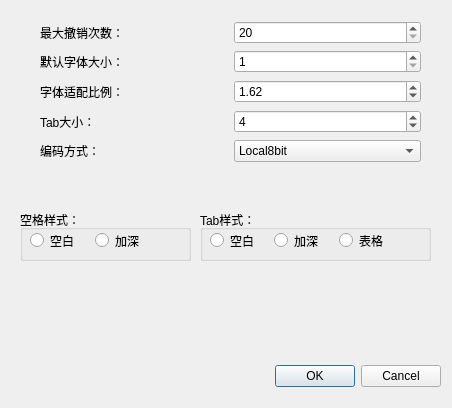
<?xml version="1.0" encoding="UTF-8"?>
<ui version="4.0">
 <class>SettingDlg</class>
 <widget class="QDialog" name="SettingDlg">
  <property name="geometry">
   <rect>
    <x>0</x>
    <y>0</y>
    <width>452</width>
    <height>408</height>
   </rect>
  </property>
  <property name="windowTitle">
   <string>Dialog</string>
  </property>
  <widget class="QDialogButtonBox" name="buttonBox">
   <property name="geometry">
    <rect>
     <x>100</x>
     <y>360</y>
     <width>341</width>
     <height>32</height>
    </rect>
   </property>
   <property name="orientation">
    <enum>Qt::Horizontal</enum>
   </property>
   <property name="standardButtons">
    <set>QDialogButtonBox::Cancel|QDialogButtonBox::Ok</set>
   </property>
  </widget>
  <widget class="QGroupBox" name="groupBox">
   <property name="geometry">
    <rect>
     <x>20</x>
     <y>210</y>
     <width>171</width>
     <height>51</height>
    </rect>
   </property>
   <property name="title">
    <string>空格样式：</string>
   </property>
   <widget class="QWidget" name="layoutWidget">
    <property name="geometry">
     <rect>
      <x>10</x>
      <y>20</y>
      <width>123</width>
      <height>21</height>
     </rect>
    </property>
    <layout class="QHBoxLayout" name="horizontalLayout_6">
     <item>
      <widget class="QRadioButton" name="spaceStyle1Rdo">
       <property name="text">
        <string>空白</string>
       </property>
       <property name="autoExclusive">
        <bool>true</bool>
       </property>
      </widget>
     </item>
     <item>
      <widget class="QRadioButton" name="spaceStyle2Rdo">
       <property name="text">
        <string>加深</string>
       </property>
       <property name="autoExclusive">
        <bool>true</bool>
       </property>
      </widget>
     </item>
    </layout>
   </widget>
  </widget>
  <widget class="QGroupBox" name="groupBox_2">
   <property name="geometry">
    <rect>
     <x>200</x>
     <y>210</y>
     <width>231</width>
     <height>51</height>
    </rect>
   </property>
   <property name="title">
    <string>Tab样式：</string>
   </property>
   <widget class="QWidget" name="layoutWidget">
    <property name="geometry">
     <rect>
      <x>10</x>
      <y>20</y>
      <width>187</width>
      <height>21</height>
     </rect>
    </property>
    <layout class="QHBoxLayout" name="horizontalLayout_5">
     <item>
      <widget class="QRadioButton" name="tabStyle1Rdo">
       <property name="text">
        <string>空白</string>
       </property>
       <property name="autoExclusive">
        <bool>true</bool>
       </property>
      </widget>
     </item>
     <item>
      <widget class="QRadioButton" name="tabStyle2Rdo">
       <property name="text">
        <string>加深</string>
       </property>
       <property name="autoExclusive">
        <bool>true</bool>
       </property>
      </widget>
     </item>
     <item>
      <widget class="QRadioButton" name="tabStyle3Rdo">
       <property name="text">
        <string>表格</string>
       </property>
       <property name="autoExclusive">
        <bool>true</bool>
       </property>
      </widget>
     </item>
    </layout>
   </widget>
  </widget>
  <widget class="QWidget" name="layoutWidget">
   <property name="geometry">
    <rect>
     <x>40</x>
     <y>20</y>
     <width>381</width>
     <height>147</height>
    </rect>
   </property>
   <layout class="QVBoxLayout" name="verticalLayout_2">
    <item>
     <layout class="QVBoxLayout" name="verticalLayout">
      <item>
       <layout class="QHBoxLayout" name="horizontalLayout_2">
        <item>
         <widget class="QLabel" name="label_2">
          <property name="text">
           <string>最大撤销次数：</string>
          </property>
         </widget>
        </item>
        <item>
         <widget class="QSpinBox" name="maxUndoTimeSb">
          <property name="minimum">
           <number>20</number>
          </property>
         </widget>
        </item>
       </layout>
      </item>
      <item>
       <layout class="QHBoxLayout" name="horizontalLayout">
        <item>
         <widget class="QLabel" name="label">
          <property name="text">
           <string>默认字体大小：</string>
          </property>
         </widget>
        </item>
        <item>
         <widget class="QSpinBox" name="defaultFontSizeSb">
          <property name="minimum">
           <number>1</number>
          </property>
          <property name="maximum">
           <number>9</number>
          </property>
         </widget>
        </item>
       </layout>
      </item>
     </layout>
    </item>
    <item>
     <layout class="QHBoxLayout" name="horizontalLayout_3">
      <item>
       <widget class="QLabel" name="label_5">
        <property name="text">
         <string>字体适配比例：</string>
        </property>
       </widget>
      </item>
      <item>
       <widget class="QDoubleSpinBox" name="paintFontK">
        <property name="minimum">
         <double>1.000000000000000</double>
        </property>
        <property name="maximum">
         <double>2.000000000000000</double>
        </property>
        <property name="value">
         <double>1.620000000000000</double>
        </property>
       </widget>
      </item>
     </layout>
    </item>
    <item>
     <layout class="QHBoxLayout" name="horizontalLayout_4">
      <item>
       <widget class="QLabel" name="label_4">
        <property name="text">
         <string>Tab大小：</string>
        </property>
       </widget>
      </item>
      <item>
       <widget class="QSpinBox" name="tabSizeSb">
        <property name="minimum">
         <number>2</number>
        </property>
        <property name="maximum">
         <number>16</number>
        </property>
        <property name="value">
         <number>4</number>
        </property>
       </widget>
      </item>
     </layout>
    </item>
    <item>
     <layout class="QHBoxLayout" name="horizontalLayout_7">
      <item>
       <widget class="QLabel" name="label_3">
        <property name="text">
         <string>编码方式：</string>
        </property>
       </widget>
      </item>
      <item>
       <widget class="QComboBox" name="codeStyleCB">
        <item>
         <property name="text">
          <string>Local8bit</string>
         </property>
        </item>
        <item>
         <property name="text">
          <string>utf8</string>
         </property>
        </item>
        <item>
         <property name="text">
          <string>默认</string>
         </property>
        </item>
       </widget>
      </item>
     </layout>
    </item>
   </layout>
  </widget>
  <zorder>buttonBox</zorder>
  <zorder>layoutWidget</zorder>
  <zorder>groupBox</zorder>
  <zorder>groupBox_2</zorder>
 </widget>
 <resources/>
 <connections>
  <connection>
   <sender>buttonBox</sender>
   <signal>accepted()</signal>
   <receiver>SettingDlg</receiver>
   <slot>accept()</slot>
   <hints>
    <hint type="sourcelabel">
     <x>248</x>
     <y>254</y>
    </hint>
    <hint type="destinationlabel">
     <x>157</x>
     <y>274</y>
    </hint>
   </hints>
  </connection>
  <connection>
   <sender>buttonBox</sender>
   <signal>rejected()</signal>
   <receiver>SettingDlg</receiver>
   <slot>reject()</slot>
   <hints>
    <hint type="sourcelabel">
     <x>270</x>
     <y>375</y>
    </hint>
    <hint type="destinationlabel">
     <x>225</x>
     <y>203</y>
    </hint>
   </hints>
  </connection>
 </connections>
</ui>
